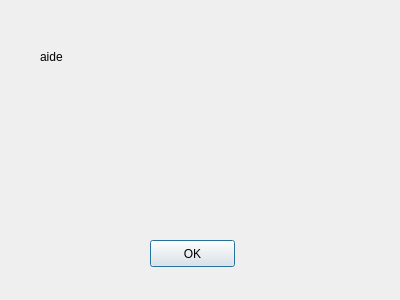
<?xml version="1.0" encoding="UTF-8"?>
<ui version="4.0">
 <class>Helpwindow</class>
 <widget class="QDialog" name="Helpwindow">
  <property name="geometry">
   <rect>
    <x>0</x>
    <y>0</y>
    <width>400</width>
    <height>300</height>
   </rect>
  </property>
  <property name="windowTitle">
   <string>Aide</string>
  </property>
  <widget class="QLabel" name="texte">
   <property name="geometry">
    <rect>
     <x>40</x>
     <y>50</y>
     <width>321</width>
     <height>161</height>
    </rect>
   </property>
   <property name="text">
    <string>aide</string>
   </property>
   <property name="alignment">
    <set>Qt::AlignLeading|Qt::AlignLeft|Qt::AlignTop</set>
   </property>
  </widget>
  <widget class="QPushButton" name="ok">
   <property name="geometry">
    <rect>
     <x>150</x>
     <y>240</y>
     <width>85</width>
     <height>27</height>
    </rect>
   </property>
   <property name="text">
    <string>OK</string>
   </property>
  </widget>
 </widget>
 <resources/>
 <connections/>
</ui>
